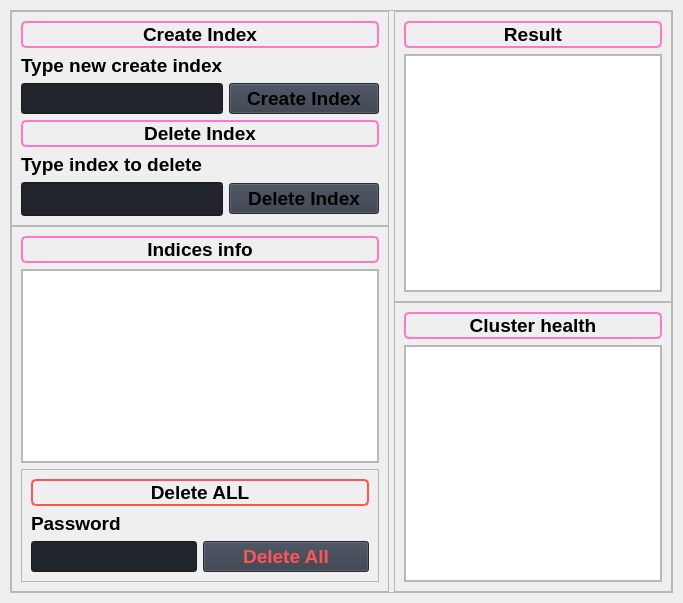
                     <widget class="QWidget" name="Index">
                      <layout class="QVBoxLayout" name="verticalLayout_38">
                       <property name="leftMargin">
                        <number>10</number>
                       </property>
                       <property name="topMargin">
                        <number>10</number>
                       </property>
                       <property name="rightMargin">
                        <number>10</number>
                       </property>
                       <property name="bottomMargin">
                        <number>10</number>
                       </property>
                       <item>
                        <widget class="QFrame" name="row_4">
                         <property name="minimumSize">
                          <size>
                           <width>0</width>
                           <height>150</height>
                          </size>
                         </property>
                         <property name="frameShape">
                          <enum>QFrame::StyledPanel</enum>
                         </property>
                         <property name="frameShadow">
                          <enum>QFrame::Raised</enum>
                         </property>
                         <layout class="QVBoxLayout" name="verticalLayout_31">
                          <property name="leftMargin">
                           <number>0</number>
                          </property>
                          <property name="topMargin">
                           <number>0</number>
                          </property>
                          <property name="rightMargin">
                           <number>0</number>
                          </property>
                          <property name="bottomMargin">
                           <number>0</number>
                          </property>
                          <item>
                           <layout class="QHBoxLayout" name="horizontalLayout_9">
                            <property name="spacing">
                             <number>5</number>
                            </property>
                            <property name="topMargin">
                             <number>0</number>
                            </property>
                            <item>
                             <layout class="QVBoxLayout" name="info_frame_5">
                              <property name="spacing">
                               <number>0</number>
                              </property>
                              <property name="leftMargin">
                               <number>0</number>
                              </property>
                              <property name="topMargin">
                               <number>0</number>
                              </property>
                              <property name="bottomMargin">
                               <number>0</number>
                              </property>
                              <item>
                               <widget class="QFrame" name="search_frame_3">
                                <property name="minimumSize">
                                 <size>
                                  <width>0</width>
                                  <height>0</height>
                                 </size>
                                </property>
                                <property name="frameShape">
                                 <enum>QFrame::StyledPanel</enum>
                                </property>
                                <property name="frameShadow">
                                 <enum>QFrame::Raised</enum>
                                </property>
                                <layout class="QGridLayout" name="gridLayout_3">
                                 <item row="10" column="1">
                                  <widget class="QPushButton" name="btn_delete_index">
                                   <property name="minimumSize">
                                    <size>
                                     <width>150</width>
                                     <height>30</height>
                                    </size>
                                   </property>
                                   <property name="font">
                                    <font>
                                     <pointsize>14</pointsize>
                                     <italic>false</italic>
                                     <bold>true</bold>
                                    </font>
                                   </property>
                                   <property name="cursor">
                                    <cursorShape>PointingHandCursor</cursorShape>
                                   </property>
                                   <property name="styleSheet">
                                    <string notr="true">background-color: rgb(52, 59, 72);</string>
                                   </property>
                                   <property name="text">
                                    <string>Delete Index</string>
                                   </property>
                                   <property name="icon">
                                    <iconset resource="resources.qrc">
                                     <normaloff>:/icons/images/icons/cil-x-circle.png</normaloff>:/icons/images/icons/cil-x-circle.png</iconset>
                                   </property>
                                  </widget>
                                 </item>
                                 <item row="9" column="0">
                                  <widget class="QLabel" name="labelBoxBlenderInstalation_16">
                                   <property name="font">
                                    <font>
                                     <pointsize>14</pointsize>
                                     <italic>false</italic>
                                     <bold>true</bold>
                                    </font>
                                   </property>
                                   <property name="styleSheet">
                                    <string notr="true"/>
                                   </property>
                                   <property name="text">
                                    <string>Type index to delete</string>
                                   </property>
                                  </widget>
                                 </item>
                                 <item row="0" column="0" colspan="2">
                                  <widget class="QLabel" name="label_14">
                                   <property name="font">
                                    <font>
                                     <pointsize>14</pointsize>
                                     <italic>false</italic>
                                     <bold>true</bold>
                                     <underline>false</underline>
                                    </font>
                                   </property>
                                   <property name="styleSheet">
                                    <string notr="true">font-weight: bold;
border-radius: 5px;
border: 2px solid #ff79c6;</string>
                                   </property>
                                   <property name="text">
                                    <string>Create Index</string>
                                   </property>
                                   <property name="alignment">
                                    <set>Qt::AlignCenter</set>
                                   </property>
                                  </widget>
                                 </item>
                                 <item row="10" column="0">
                                  <widget class="QLineEdit" name="Delete_index">
                                   <property name="sizePolicy">
                                    <sizepolicy hsizetype="Preferred" vsizetype="Preferred">
                                     <horstretch>0</horstretch>
                                     <verstretch>0</verstretch>
                                    </sizepolicy>
                                   </property>
                                   <property name="minimumSize">
                                    <size>
                                     <width>0</width>
                                     <height>34</height>
                                    </size>
                                   </property>
                                   <property name="styleSheet">
                                    <string notr="true">background-color: rgb(33, 37, 43);</string>
                                   </property>
                                   <property name="text">
                                    <string/>
                                   </property>
                                   <property name="placeholderText">
                                    <string/>
                                   </property>
                                  </widget>
                                 </item>
                                 <item row="2" column="1">
                                  <widget class="QPushButton" name="btn_create_index">
                                   <property name="minimumSize">
                                    <size>
                                     <width>150</width>
                                     <height>30</height>
                                    </size>
                                   </property>
                                   <property name="font">
                                    <font>
                                     <pointsize>14</pointsize>
                                     <italic>false</italic>
                                     <bold>true</bold>
                                    </font>
                                   </property>
                                   <property name="cursor">
                                    <cursorShape>PointingHandCursor</cursorShape>
                                   </property>
                                   <property name="styleSheet">
                                    <string notr="true">background-color: rgb(52, 59, 72);</string>
                                   </property>
                                   <property name="text">
                                    <string>Create Index</string>
                                   </property>
                                   <property name="icon">
                                    <iconset resource="resources.qrc">
                                     <normaloff>:/icons/images/icons/cil-cloud-upload.png</normaloff>:/icons/images/icons/cil-cloud-upload.png</iconset>
                                   </property>
                                  </widget>
                                 </item>
                                 <item row="2" column="0">
                                  <widget class="QLineEdit" name="Create_index">
                                   <property name="sizePolicy">
                                    <sizepolicy hsizetype="Preferred" vsizetype="Preferred">
                                     <horstretch>0</horstretch>
                                     <verstretch>0</verstretch>
                                    </sizepolicy>
                                   </property>
                                   <property name="minimumSize">
                                    <size>
                                     <width>0</width>
                                     <height>30</height>
                                    </size>
                                   </property>
                                   <property name="styleSheet">
                                    <string notr="true">background-color: rgb(33, 37, 43);</string>
                                   </property>
                                   <property name="text">
                                    <string/>
                                   </property>
                                   <property name="placeholderText">
                                    <string/>
                                   </property>
                                  </widget>
                                 </item>
                                 <item row="1" column="0">
                                  <widget class="QLabel" name="labelBoxBlenderInstalation_15">
                                   <property name="font">
                                    <font>
                                     <pointsize>14</pointsize>
                                     <italic>false</italic>
                                     <bold>true</bold>
                                    </font>
                                   </property>
                                   <property name="styleSheet">
                                    <string notr="true"/>
                                   </property>
                                   <property name="text">
                                    <string>Type new create index</string>
                                   </property>
                                  </widget>
                                 </item>
                                 <item row="5" column="0" colspan="2">
                                  <widget class="QLabel" name="label_13">
                                   <property name="font">
                                    <font>
                                     <pointsize>14</pointsize>
                                     <italic>false</italic>
                                     <bold>true</bold>
                                     <underline>false</underline>
                                    </font>
                                   </property>
                                   <property name="styleSheet">
                                    <string notr="true">font-weight: bold;
border-radius: 5px;
border: 2px solid #ff79c6;</string>
                                   </property>
                                   <property name="text">
                                    <string>Delete Index</string>
                                   </property>
                                   <property name="alignment">
                                    <set>Qt::AlignCenter</set>
                                   </property>
                                  </widget>
                                 </item>
                                </layout>
                               </widget>
                              </item>
                              <item>
                               <widget class="QFrame" name="info_frame_6">
                                <property name="sizePolicy">
                                 <sizepolicy hsizetype="Preferred" vsizetype="Preferred">
                                  <horstretch>0</horstretch>
                                  <verstretch>0</verstretch>
                                 </sizepolicy>
                                </property>
                                <property name="minimumSize">
                                 <size>
                                  <width>0</width>
                                  <height>0</height>
                                 </size>
                                </property>
                                <property name="styleSheet">
                                 <string notr="true"/>
                                </property>
                                <property name="frameShape">
                                 <enum>QFrame::StyledPanel</enum>
                                </property>
                                <property name="frameShadow">
                                 <enum>QFrame::Raised</enum>
                                </property>
                                <layout class="QVBoxLayout" name="verticalLayout_32">
                                 <item>
                                  <widget class="QLabel" name="label_19">
                                   <property name="font">
                                    <font>
                                     <pointsize>14</pointsize>
                                     <italic>false</italic>
                                     <bold>true</bold>
                                     <underline>false</underline>
                                    </font>
                                   </property>
                                   <property name="styleSheet">
                                    <string notr="true">font-weight: bold;
border-radius: 5px;
border: 2px solid #ff79c6;</string>
                                   </property>
                                   <property name="text">
                                    <string>Indices info</string>
                                   </property>
                                   <property name="alignment">
                                    <set>Qt::AlignCenter</set>
                                   </property>
                                  </widget>
                                 </item>
                                 <item>
                                  <widget class="QFrame" name="indice_frame_2">
                                   <property name="frameShape">
                                    <enum>QFrame::StyledPanel</enum>
                                   </property>
                                   <property name="frameShadow">
                                    <enum>QFrame::Raised</enum>
                                   </property>
                                   <layout class="QVBoxLayout" name="verticalLayout_37">
                                    <property name="spacing">
                                     <number>0</number>
                                    </property>
                                    <property name="leftMargin">
                                     <number>0</number>
                                    </property>
                                    <property name="topMargin">
                                     <number>0</number>
                                    </property>
                                    <property name="rightMargin">
                                     <number>0</number>
                                    </property>
                                    <property name="bottomMargin">
                                     <number>0</number>
                                    </property>
                                    <item>
                                     <widget class="QTextBrowser" name="Indices_text_2">
                                      <property name="styleSheet">
                                       <string notr="true"/>
                                      </property>
                                     </widget>
                                    </item>
                                   </layout>
                                  </widget>
                                 </item>
                                 <item>
                                  <widget class="QFrame" name="Danger_zone_frame">
                                   <property name="minimumSize">
                                    <size>
                                     <width>0</width>
                                     <height>0</height>
                                    </size>
                                   </property>
                                   <property name="frameShape">
                                    <enum>QFrame::StyledPanel</enum>
                                   </property>
                                   <property name="frameShadow">
                                    <enum>QFrame::Raised</enum>
                                   </property>
                                   <layout class="QGridLayout" name="gridLayout_5">
                                    <item row="2" column="0">
                                     <widget class="QLineEdit" name="Password_del_all">
                                      <property name="sizePolicy">
                                       <sizepolicy hsizetype="Preferred" vsizetype="Preferred">
                                        <horstretch>0</horstretch>
                                        <verstretch>0</verstretch>
                                       </sizepolicy>
                                      </property>
                                      <property name="minimumSize">
                                       <size>
                                        <width>0</width>
                                        <height>30</height>
                                       </size>
                                      </property>
                                      <property name="styleSheet">
                                       <string notr="true">background-color: rgb(33, 37, 43);</string>
                                      </property>
                                      <property name="text">
                                       <string/>
                                      </property>
                                      <property name="echoMode">
                                       <enum>QLineEdit::Password</enum>
                                      </property>
                                      <property name="placeholderText">
                                       <string/>
                                      </property>
                                     </widget>
                                    </item>
                                    <item row="2" column="1">
                                     <widget class="QPushButton" name="btn_del_all">
                                      <property name="minimumSize">
                                       <size>
                                        <width>150</width>
                                        <height>30</height>
                                       </size>
                                      </property>
                                      <property name="font">
                                       <font>
                                        <pointsize>14</pointsize>
                                        <italic>false</italic>
                                        <bold>true</bold>
                                       </font>
                                      </property>
                                      <property name="cursor">
                                       <cursorShape>PointingHandCursor</cursorShape>
                                      </property>
                                      <property name="styleSheet">
                                       <string notr="true">background-color: rgb(52, 59, 72);
color: #ff5555;
</string>
                                      </property>
                                      <property name="text">
                                       <string>Delete All</string>
                                      </property>
                                     </widget>
                                    </item>
                                    <item row="1" column="0">
                                     <widget class="QLabel" name="labelBoxBlenderInstalation_22">
                                      <property name="font">
                                       <font>
                                        <pointsize>14</pointsize>
                                        <italic>false</italic>
                                        <bold>true</bold>
                                       </font>
                                      </property>
                                      <property name="styleSheet">
                                       <string notr="true"/>
                                      </property>
                                      <property name="text">
                                       <string>Password</string>
                                      </property>
                                     </widget>
                                    </item>
                                    <item row="0" column="0" colspan="2">
                                     <widget class="QLabel" name="label_20">
                                      <property name="font">
                                       <font>
                                        <pointsize>14</pointsize>
                                        <italic>false</italic>
                                        <bold>true</bold>
                                        <underline>false</underline>
                                       </font>
                                      </property>
                                      <property name="styleSheet">
                                       <string notr="true">font-weight: bold;
border-radius: 5px;
border: 2px solid #ff5555;</string>
                                      </property>
                                      <property name="text">
                                       <string>Delete ALL</string>
                                      </property>
                                      <property name="alignment">
                                       <set>Qt::AlignCenter</set>
                                      </property>
                                     </widget>
                                    </item>
                                   </layout>
                                  </widget>
                                 </item>
                                </layout>
                               </widget>
                              </item>
                             </layout>
                            </item>
                            <item>
                             <layout class="QVBoxLayout" name="response_frame2_3">
                              <property name="spacing">
                               <number>0</number>
                              </property>
                              <property name="leftMargin">
                               <number>0</number>
                              </property>
                              <item>
                               <widget class="QFrame" name="response_json_frame_4">
                                <property name="frameShape">
                                 <enum>QFrame::StyledPanel</enum>
                                </property>
                                <property name="frameShadow">
                                 <enum>QFrame::Raised</enum>
                                </property>
                                <layout class="QVBoxLayout" name="verticalLayout_34">
                                 <item>
                                  <widget class="QLabel" name="label_17">
                                   <property name="font">
                                    <font>
                                     <pointsize>14</pointsize>
                                     <italic>false</italic>
                                     <bold>true</bold>
                                     <underline>false</underline>
                                    </font>
                                   </property>
                                   <property name="styleSheet">
                                    <string notr="true">font-weight: bold;
border-radius: 5px;
border: 2px solid #ff79c6;</string>
                                   </property>
                                   <property name="text">
                                    <string>Result</string>
                                   </property>
                                   <property name="alignment">
                                    <set>Qt::AlignCenter</set>
                                   </property>
                                  </widget>
                                 </item>
                                 <item>
                                  <widget class="QFrame" name="result_frame_2">
                                   <property name="frameShape">
                                    <enum>QFrame::StyledPanel</enum>
                                   </property>
                                   <property name="frameShadow">
                                    <enum>QFrame::Raised</enum>
                                   </property>
                                   <layout class="QVBoxLayout" name="verticalLayout_33">
                                    <property name="spacing">
                                     <number>0</number>
                                    </property>
                                    <property name="leftMargin">
                                     <number>0</number>
                                    </property>
                                    <property name="topMargin">
                                     <number>0</number>
                                    </property>
                                    <property name="rightMargin">
                                     <number>0</number>
                                    </property>
                                    <property name="bottomMargin">
                                     <number>0</number>
                                    </property>
                                    <item>
                                     <widget class="QTextEdit" name="Result_text_2">
                                      <property name="enabled">
                                       <bool>true</bool>
                                      </property>
                                      <property name="maximumSize">
                                       <size>
                                        <width>16777215</width>
                                        <height>16777215</height>
                                       </size>
                                      </property>
                                      <property name="readOnly">
                                       <bool>true</bool>
                                      </property>
                                     </widget>
                                    </item>
                                   </layout>
                                  </widget>
                                 </item>
                                </layout>
                               </widget>
                              </item>
                              <item>
                               <widget class="QFrame" name="response_text_frame_4">
                                <property name="frameShape">
                                 <enum>QFrame::StyledPanel</enum>
                                </property>
                                <property name="frameShadow">
                                 <enum>QFrame::Raised</enum>
                                </property>
                                <layout class="QVBoxLayout" name="verticalLayout_36">
                                 <item>
                                  <widget class="QLabel" name="label_18">
                                   <property name="font">
                                    <font>
                                     <pointsize>14</pointsize>
                                     <italic>false</italic>
                                     <bold>true</bold>
                                     <underline>false</underline>
                                    </font>
                                   </property>
                                   <property name="styleSheet">
                                    <string notr="true">font-weight: bold;
border-radius: 5px;
border: 2px solid #ff79c6;</string>
                                   </property>
                                   <property name="text">
                                    <string>Cluster health</string>
                                   </property>
                                   <property name="alignment">
                                    <set>Qt::AlignCenter</set>
                                   </property>
                                  </widget>
                                 </item>
                                 <item>
                                  <widget class="QFrame" name="health_frame_2">
                                   <property name="frameShape">
                                    <enum>QFrame::StyledPanel</enum>
                                   </property>
                                   <property name="frameShadow">
                                    <enum>QFrame::Raised</enum>
                                   </property>
                                   <layout class="QVBoxLayout" name="verticalLayout_35">
                                    <property name="spacing">
                                     <number>0</number>
                                    </property>
                                    <property name="leftMargin">
                                     <number>0</number>
                                    </property>
                                    <property name="topMargin">
                                     <number>0</number>
                                    </property>
                                    <property name="rightMargin">
                                     <number>0</number>
                                    </property>
                                    <property name="bottomMargin">
                                     <number>0</number>
                                    </property>
                                    <item>
                                     <widget class="QTextBrowser" name="Health_text_2">
                                      <property name="styleSheet">
                                       <string notr="true"/>
                                      </property>
                                     </widget>
                                    </item>
                                   </layout>
                                  </widget>
                                 </item>
                                </layout>
                               </widget>
                              </item>
                             </layout>
                            </item>
                           </layout>
                          </item>
                         </layout>
                        </widget>
                       </item>
                      </layout>
                     </widget>
